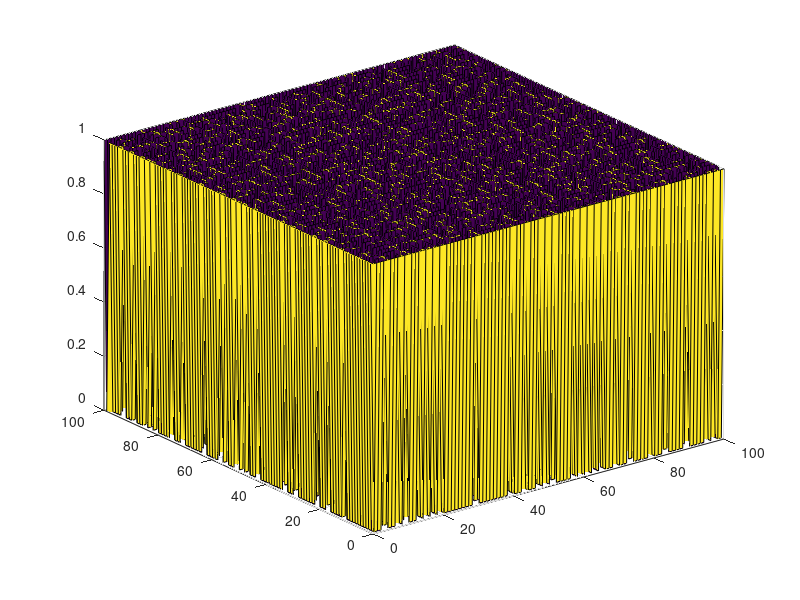
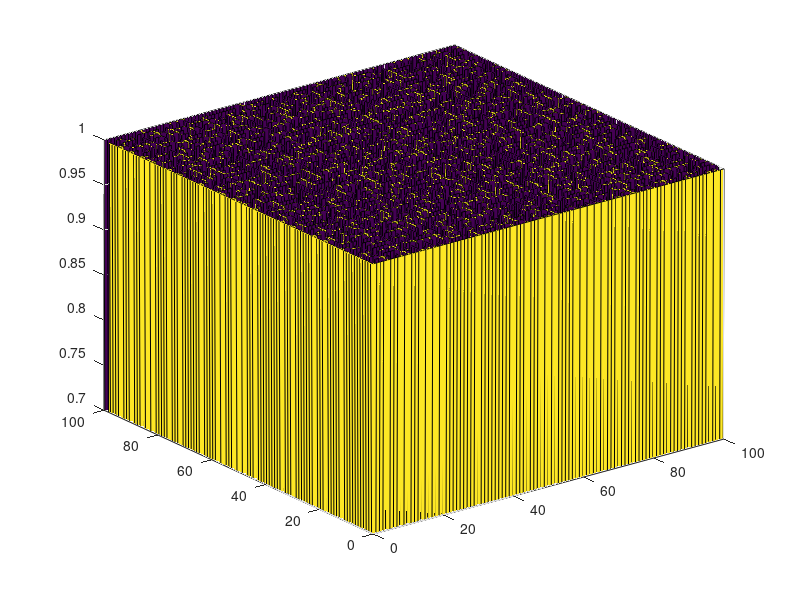

MATLAB code to generate these figures, in order:
function spline2D_comp()
data = load('101x101.mat');
spline2Duniform(data.knot_vectorx, data.knot_vectory, data.coeffs);
return

function t=check_sanity(knot_vector,p)

  initial = knot_vector(1);
  kvsize = size(knot_vector,2);

  t = true;
  counter = 1;

  for i=1:p+1
    if (initial ~= knot_vector(i))
      t = false;
      return
    end
  end


  for i=p+2:kvsize-p-1
    if (initial == knot_vector(i))
      counter = counter + 1;
      if (counter > p)
        t = false;
        return
      end
    else
      initial = knot_vector(i);
      counter = 1;
    end
  end

  initial = knot_vector(kvsize);

  for i=kvsize-p:kvsize
    if (initial ~= knot_vector(i))
      t = false;
      return
    end
  end
  
  for i=1:kvsize-1
    if (knot_vector(i)>knot_vector(i+1))
      t = false;
    end
  end

  return
end

function spline2Duniform(knot_vectorx, knot_vectory, coeffs)

precision = 0.01;

%macros
compute_nr_basis_functions = @(knot_vector,p) size(knot_vector, 2) - p - 1;
mesh   = @(a,c) (a:precision*(c-a):c);

%splines in x
px = compute_p(knot_vectorx);
check_sanity(knot_vectorx,px);
nrx = compute_nr_basis_functions(knot_vectorx,px);

x_begin = knot_vectorx(1);
x_end = knot_vectorx(size(knot_vectorx,2));

x=mesh(x_begin,x_end);

%splines in y
py = compute_p(knot_vectory);
check_sanity(knot_vectory,py);
nry = compute_nr_basis_functions(knot_vectory,py);

y_begin = knot_vectory(1);
y_end = knot_vectory(size(knot_vectory,2));

y=mesh(y_begin,y_end);

%X and Y coordinates of points over the 2D mesh
[X,Y]=meshgrid(x,y);

% Code modifications

coeff_nrows = size(coeffs, 1);
coeff_ncols = size(coeffs, 2);
if (coeff_nrows ~= nry || coeff_ncols ~= nrx)
    disp("[Input Error]: It's definitely one of the coeffs of all time:")
    fprintf("\tGot: nrows: %d, ncolumns: %d\n", coeff_nrows, coeff_ncols)
    fprintf("\tExpected: nrows: %d, ncolumns: %d\n\n", nry, nrx)
    return
end

M = zeros(size(X));
for i=1:nrx
  vx=compute_spline(knot_vectorx,px,i,X);
  for j=1:nry
    vy=compute_spline(knot_vectory,py,j,Y);
    M = M + coeffs(nry-j+1, i) * vx .* vy;
  end
end

figure('Name','Maze 3D view');
surf(X,Y, M);

figure('Name','Maze 3D view cropped');
surf(X,Y, M);
zlim([0.7, 1])

% Code modifications end

end


function p=compute_p(knot_vector)

  initial = knot_vector(1);
  kvsize = size(knot_vector,2);
  i=1;

  while (i+1 < kvsize) && (initial == knot_vector(i+1))
    i=i+1;
  end
  
  p = i-1;
  
  return
end

function y=compute_spline(knot_vector,p,nr,x)
  
  fC= @(x,a,b) (x)/(b-a)-a/(b-a);
  fD= @(x,c,d) (1-x)/(d-c)+(d-1)/(d-c);
  
  
  a = knot_vector(nr);
  b = knot_vector(nr+p);
  c = knot_vector(nr+1);
  d = knot_vector(nr+p+1);

  if (p==0)
    y = 0 .* (x < a) + 1 .* (a <= x & x <= d) + 0 .* (x > d);
    return
  end
  
  lp = compute_spline(knot_vector,p-1,nr,x);
  rp = compute_spline(knot_vector,p-1,nr+1,x);
  
  if (a==b)
    y1 = 0 .* (x < a) + 1 .* (a <= x & x <= b) + 0 .* (x > b);
  else
    y1 = 0 .* (x < a) + fC(x,a,b) .* (a <= x & x <= b) + 0 .* (x > b);
  end
  
  if (c==d)
    y2 = 0 .* (x < c) + 1 .* (c < x & x <= d) + 0 .* (d < x);
  else
    y2 = 0 .* (x < c) + fD(x,c,d) .* (c < x & x <= d) + 0 .* (d < x);
  end
  
  y = lp .* y1 + rp .* y2;
  return
  
end

end